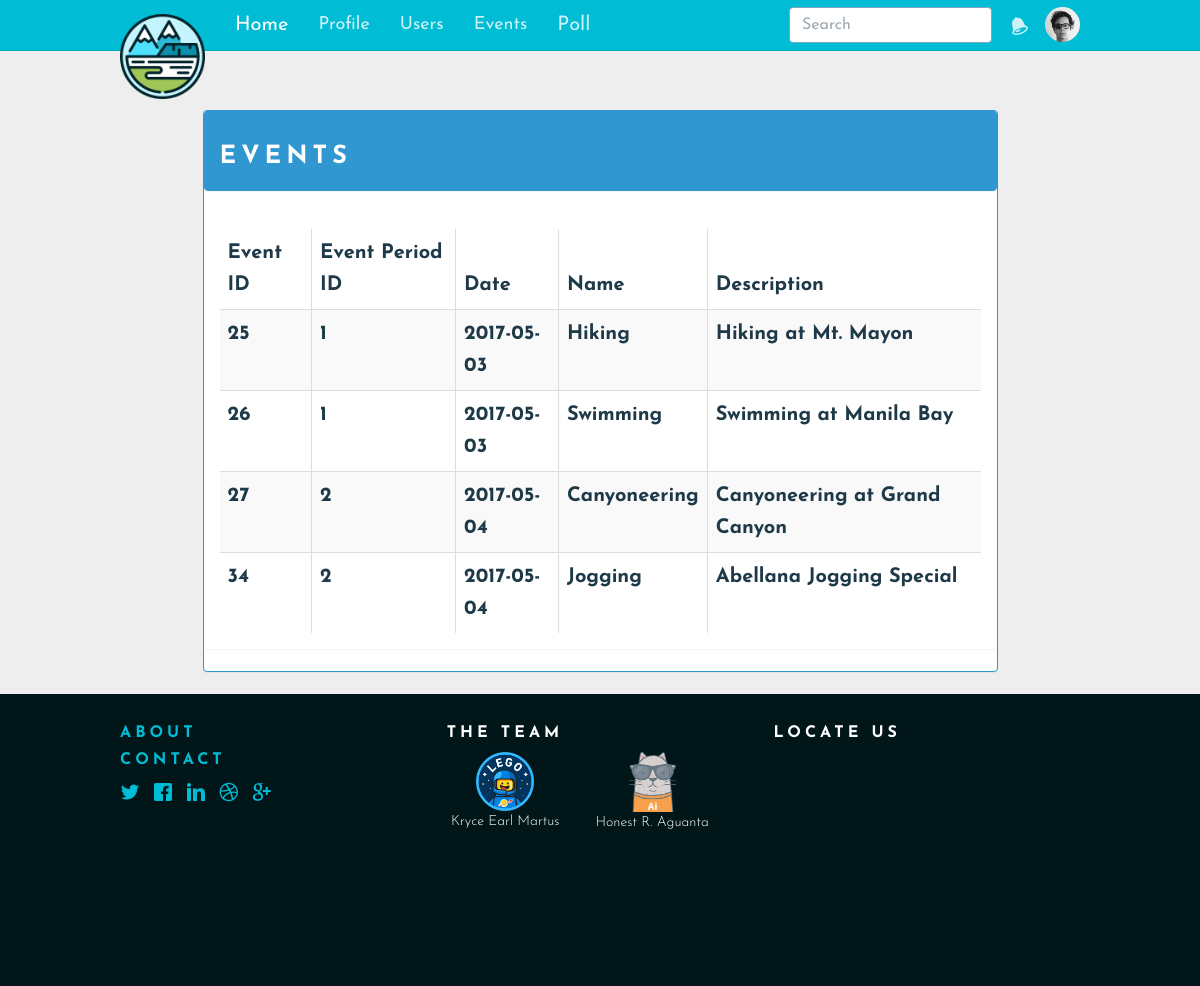
The app's page /Events.php (signed in), older data.
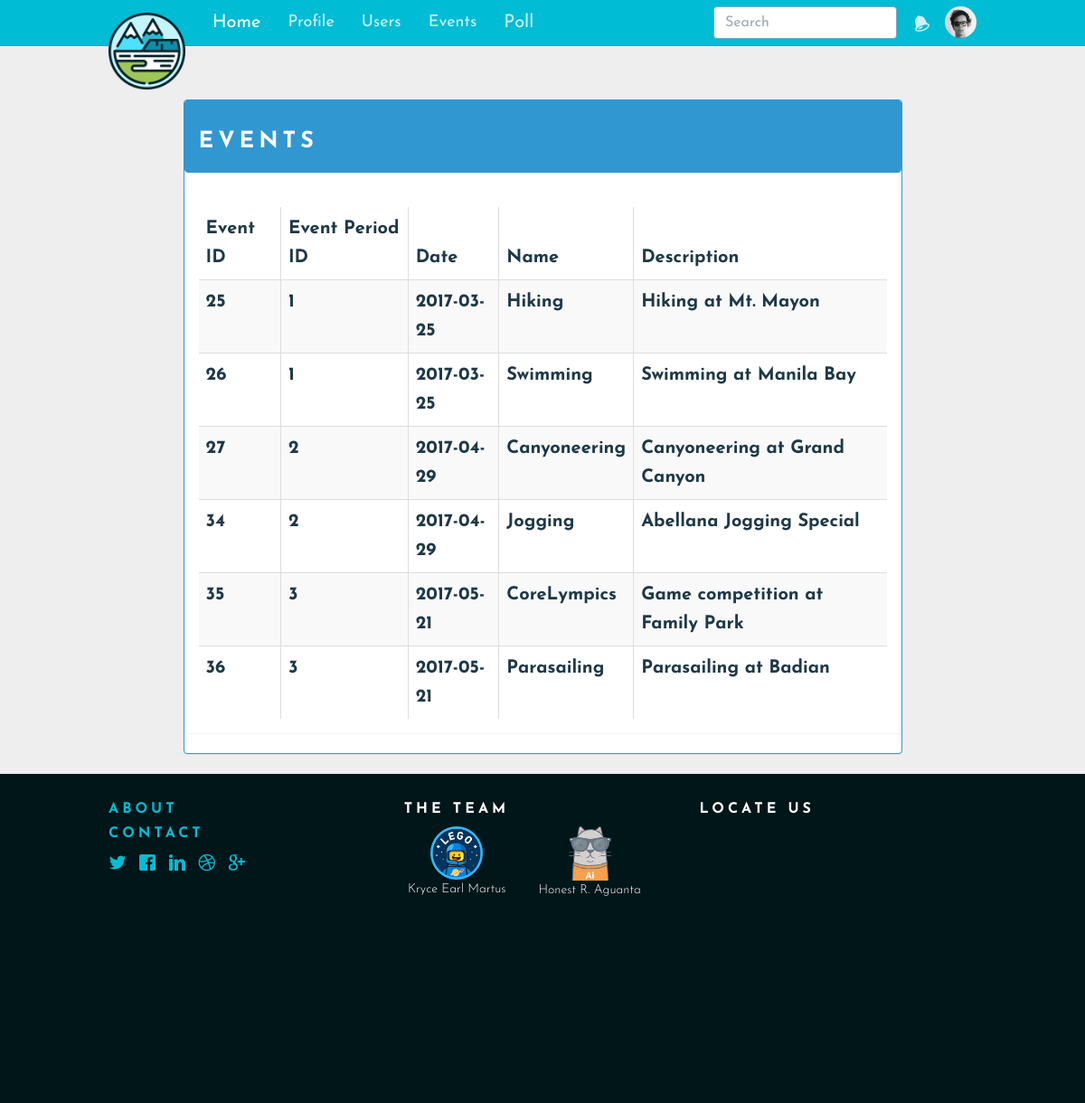
The same page, newer data.
### tables this page shows
CREATE TABLE `events` (
  `event_id` int(10) NOT NULL AUTO_INCREMENT,
  `evp_id` int(10) DEFAULT NULL,
  `name` varchar(255) DEFAULT NULL,
  `description` varchar(255) DEFAULT NULL,
  `location` text,
  `image` text,
  PRIMARY KEY (`event_id`),
  KEY `evp_id` (`evp_id`),
  CONSTRAINT `events_ibfk_1` FOREIGN KEY (`evp_id`) REFERENCES `event_voting_period` (`evp_id`)
);

CREATE TABLE `event_voting_period` (
  `evp_id` int(10) NOT NULL AUTO_INCREMENT,
  `user_id` int(10) DEFAULT NULL,
  `event_status_id` int(10) DEFAULT NULL,
  `start_date` date DEFAULT NULL,
  `end_date` date DEFAULT NULL,
  `isOpen` tinyint(2) DEFAULT NULL,
  `start_event_date` date DEFAULT NULL,
  `end_event_date` date DEFAULT NULL,
  PRIMARY KEY (`evp_id`),
  KEY `user_id` (`user_id`),
  KEY `event_status_id` (`event_status_id`),
  CONSTRAINT `event_voting_period_ibfk_1` FOREIGN KEY (`user_id`) REFERENCES `users` (`id`),
  CONSTRAINT `event_voting_period_ibfk_2` FOREIGN KEY (`event_status_id`) REFERENCES `event_status` (`event_status_id`)
);

### Events.php (called while the page is built, shortened)
<?php
include('views/menubar/event.php');
?>

### class/eventClass.php (called while the page is built, shortened)
<?php
class eventClass
{
	public function getAllEvents()
	{
		try {
			$db = getDB();
			$st = $db->prepare("SELECT DISTINCT event_id, events.`evp_id`, start_event_date, name, description
				FROM EVENTS, event_voting_period
				WHERE events.`evp_id`=event_voting_period.`evp_id`");
			$st->execute();
			$data=$st->fetchAll();
		} catch (PDOException $e) {
		}
		return $data;
	}
}
?>

### views/menubar/event.php (the view)
<?php
require_once'views/layouts/header.php';
require_once'views/layouts/nav.php';
include('class/eventClass.php');
$eventClass = new eventClass();
$events = $eventClass->getAllEvents();
?>
<div class="container p-t-lg">
	<div class="row">
		<div class="col col-md-10 col-md-offset-1">
			<div class="panel panel-primary">
				<div class="panel panel-heading">
					<h2>EVENTS</h2>
				</div>
				<div class="panel panel-body">
					<table id="event-data" class="table table-striped table-bordered dt-responsive nowrap" cellspacing="0" width="100%">
						<thead>
							<tr>
								<th>Event ID</th>
								<th>Event Period ID</th>
								<th>Date</th>
								<th>Name</th>
								<th>Description</th>
							</tr>
						</thead>
						<tbody>
							<?php foreach( $events as $event)
							{ ?>
							<tr>
								<th><?php echo $event['event_id'];?></th>
								<th><?php echo $event['evp_id']; ?></th>
								<th><?php echo $event['start_event_date']; ?></th>
								<th><?php echo $event['name']; ?></th>
								<th><?php echo $event['description']; ?></th>
							</tr>
							<?php } ?>
						</tbody>
					</table>
				</div>
			</div>
		</div>
	</div>
</div>
<?php
require_once 'views/layouts/footer.php';
?>

### views/layouts/header.php (shortened to what this page needs)
<!DOCTYPE html>
<html lang="en">
<head>
  <link rel="stylesheet" href="https://maxcdn.bootstrapcdn.com/font-awesome/4.6.1/css/font-awesome.min.css">
  <link rel="stylesheet" href="https://cdnjs.cloudflare.com/ajax/libs/font-awesome/4.7.0/css/font-awesome.min.css">
	<link href="assets/css/toolkit.css" rel="stylesheet">
  <link href="assets/css/application.css" rel="stylesheet">
  <link href="assets/css/custom.css" rel="stylesheet">
  <link rel="stylesheet" href="sample/sample.css">
  <link rel="stylesheet" href="https://cdn.datatables.net/1.10.14/css/jquery.dataTables.min.css">
  <link rel="stylesheet" href="assets/css/admin.css">
  <link rel="stylesheet" href="assets/src/bootstrap-tagsinput.css">
  <link rel="stylesheet" type="text/css" href="//cdn.jsdelivr.net/bootstrap.daterangepicker/2/daterangepicker.css" />
</head>
<body class="with-top-navbar">

### views/layouts/nav.php (shortened to what this page needs)
<nav class="navbar navbar-inverse navbar-fixed-top app-navbar">
	<div class="container">
		<div class="navbar-header">
			<a class="navbar-brand" href="index.php">
				<img class="brand" src="assets/img/mountain1.png" alt="logo">
			</a>
		</div>
		<div class="navbar-collapse collapse" id="navbar-collapse-main">
			<ul class="nav navbar-nav hidden-xs">
				<li class="active">
					<a href="home.php">Home</a>
				</li>
				<li class="dropdown">
         		   <a class="dropbtn" href="#">Profile</a>
        		</li>
				<li class="dropdown">
         		   <a class="dropbtn" href="users.php">Users</a>
        		</li>
				<li class="dropdown">
					<a class="dropbtn" href="Events.php">Events</a>
				</li>
				<li>
					<a href="eventPoll.php">Poll</a>
				</li>
			</ul>
			<ul class="nav navbar-nav navbar-right m-r-0 hidden-xs">
				<li >
					<a class="app-notifications" href="#">
						<span class="icon icon-bell"></span>
					</a>
				</li>
				<li>
					<button class="btn btn-default navbar-btn navbar-btn-avitar" data-toggle="popover">
						<img class="img-circle" src="assets/img/avatar-dhg.png">
					</button>
				</li>
			</ul>
			<form class="navbar-form navbar-right app-search" role="search">
				<div class="form-group">
					<input type="text" class="form-control" data-action="grow" placeholder="Search">
				</div>
			</form>
		</div>
	</div>
</nav>

### views/layouts/footer.php (shortened to what this page needs)
  <footer class="footer">
    <div class="container">
      <div class="row">
          <div class="col-md-6">
            <a href="#" style="text-decoration: none;"><h5 class="title">About</h5></a>
            <a href="#" style="text-decoration: none;"><h5 class="title">Contact</h5></a>
            <a href=""><span class="icon icon-twitter"></span></a> &nbsp;
            <a href=""><span class="icon icon-facebook"></span></a> &nbsp;
            <a href=""><span class="icon icon-linkedin"></span></a> &nbsp;
            <a href=""><span class="icon icon-dribbble"></span></a> &nbsp;
            <a href=""><span class="icon icon-google-plus"></span></a>
          </div>
          <div class="col-md-6">
            <h5 class="title">the team</h5>
              <div class="row">
                <div class="col-md-3">
                  <img src="assets/img/team1.png" style="width: 50%;">
                  <p>Kryce Earl Martus</p>
                </div>
                <div class="col-md-3">
                 <img src="assets/img/cat.png" style="width: 40%;" >
                  <p>Honest R. Aguanta</p>
                </div>
              </div>
           </div>
          <div class="col-md-6">
            <h5 class="title">Locate Us</h5>
          </div>
    </div>
  </footer>
</body>
</html>

### assets/css/application.css (style rules this page uses)
.app-navbar { font-weight: 400; -webkit-font-smoothing: antialiased; }
.app-navbar .form-control { box-shadow: none; }
.app-navbar .navbar-brand img { width: 85px; }
.app-navbar .navbar-collapse { max-height: inherit; }
.app-navbar .navbar-collapse:after { height: 100vh; }
.app-navbar .form-control { border-color: #1C73A5; }
.app-notifications { margin-left: -12px; padding-bottom: 10px !important; }
.app-notifications .icon:before { font-size: 20px; }
@media (min-width: 768px) { .app-navbar .navbar-collapse:after { height: auto; } }

### assets/css/custom.css (style rules this page uses)
html { height: 100%; }
body { font-family: 'Josefin Sans', sans-serif; font-size: 20px; }
.btn { font-size: 18px; }
a { color: #00BCD4; }
.app-navbar .form-control { border-color: #7da8c3; }
.app-navvar, .form-control:focus, { color: #000; background-color: #fff; box-shadow: none; border-color: #00BCD4; }
.form-control { font-size: 16px; }
.navbar-inverse { background-color: #00BCD4!important; border-color: #00ACC1 !important; }
.dropbtn { background-color: #00BCD4; color: white; padding: 16px; font-size: 18px; border: none; cursor: pointer; }
.dropdown { position: relative; display: inline-block; }
h2 { font-size: 1.25em; letter-spacing: 5px; }
h1, h2, h3, h4, h5, h6 { font-weight: 800; text-transform: uppercase; line-height: 1em; }
.footer { position: absolute; display: block; width: 100%; height: 30%; background-color: rgb(1, 22, 25); color: #fff; font-size: 14px; }
.footer .container { margin-top: 20px; }
footer .title { text-transform: uppercase; font-size: 16px; letter-spacing: 4px; }
.col-md-6 { width: 33%; }
.col-md-3 { width: 45%; text-align: center; }
.col-md-6 .icon { font-size: 20px; }

### assets/css/admin.css (style rules this page uses)
body { background-color: #eee; }

### views/layouts/header.php (style rules this page uses)
body { width: 1px; min-width: 100%; *width: 100%; }

Row changes from the older to the newer data that the page shows:
changed through a linked row, events "Hiking": evp.start_event_date "2017-05-03" → "2017-03-25"
changed through a linked row, events "Swimming": evp.start_event_date "2017-05-03" → "2017-03-25"
changed through a linked row, events "Canyoneering": evp.start_event_date "2017-05-04" → "2017-04-29"
changed through a linked row, events "Jogging": evp.start_event_date "2017-05-04" → "2017-04-29"
added events: event_id "35", evp "3", evp.start_event_date "2017-05-21", name "CoreLympics", description "Game competition at Family Park"
added events: event_id "36", evp "3", evp.start_event_date "2017-05-21", name "Parasailing", description "Parasailing at Badian"
